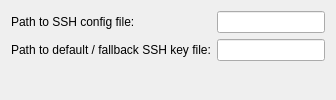
<?xml version="1.0" encoding="UTF-8"?>
<ui version="4.0">
 <class>MiscPanel</class>
 <widget class="QWidget" name="MiscPanel">
  <layout class="QFormLayout" name="formLayout">
   <item row="0" column="0">
    <widget class="QLabel" name="label">
     <property name="text">
      <string>Path to SSH config file:</string>
     </property>
    </widget>
   </item>
   <item row="0" column="1">
    <widget class="QLineEdit" name="mSshConfigPath"/>
   </item>
   <item row="1" column="0">
    <widget class="QLabel" name="label_2">
     <property name="text">
      <string>Path to default / fallback SSH key file:</string>
     </property>
    </widget>
   </item>
   <item row="1" column="1">
    <widget class="QLineEdit" name="mSshKeyPath"/>
   </item>
  </layout>
 </widget>
 <resources/>
 <connections/>
</ui>
